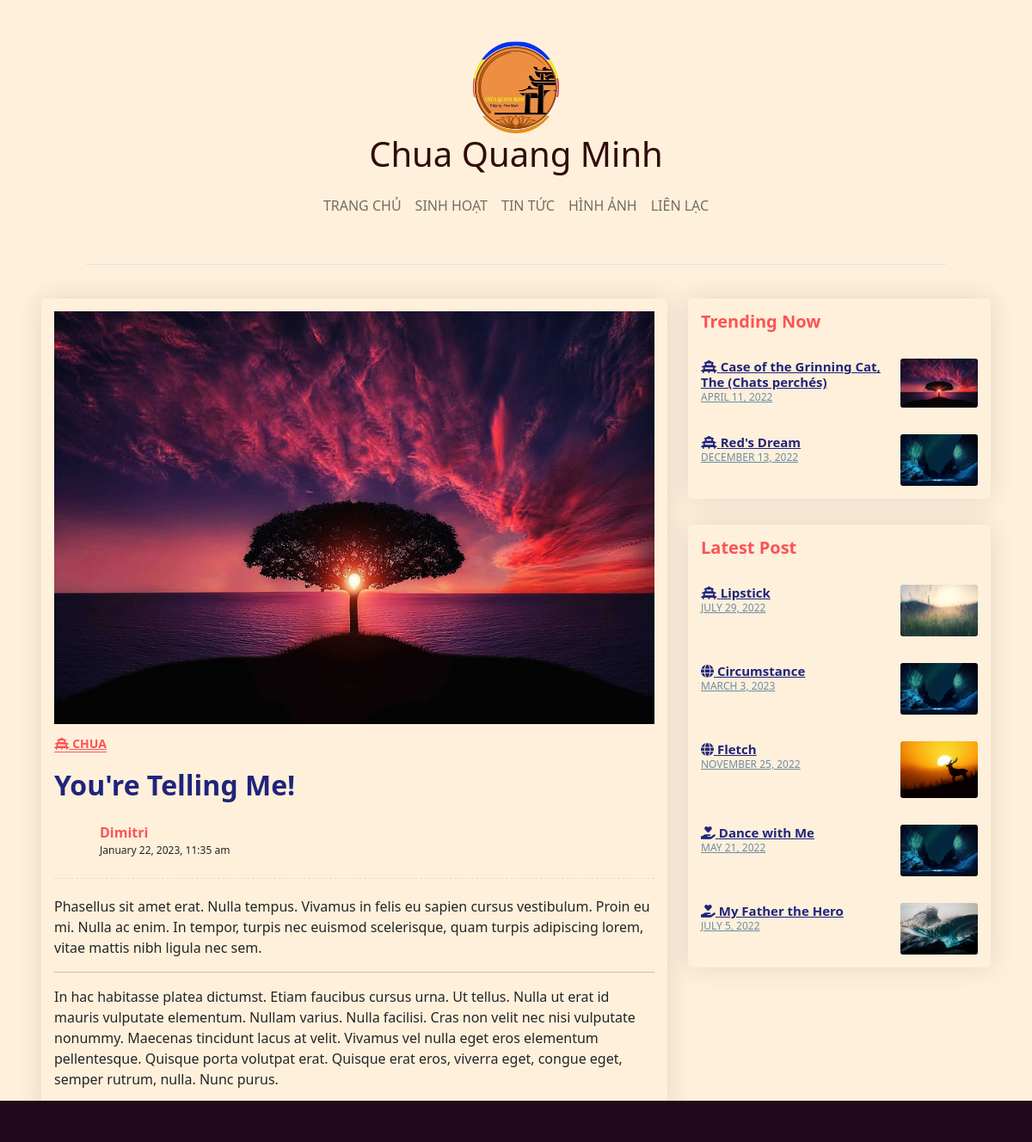
/article?newsID=7, run on the app's committed database.
### tables this page shows
CREATE TABLE News
(
    newsID      INT AUTO_INCREMENT NOT NULL PRIMARY KEY,
    title       VARCHAR(255),
    author      VARCHAR(255),
    description VARCHAR(255),
    paragraph   TEXT,
    timeUpdated TIMESTAMP,
    saveDraft   BOOLEAN,
    banner      VARCHAR(500),
    hitCount    INT(10),
    newsTypeID  INT                NOT NULL,
    FOREIGN KEY (newsTypeID) REFERENCES NewsType (newsTypeID)
);

CREATE TABLE NewsType
(
    newsTypeID INT AUTO_INCREMENT NOT NULL PRIMARY KEY,
    typeName   VARCHAR(255),
    icon       VARCHAR(255)
);

### model/ArticleModel.php (called while the page is built, shortened)
<?php
$newsID = $_GET['newsID'];
$getArticle  = "SELECT * FROM News n, NewsType nt WHERE n.newsTypeID = nt.newsTypeID AND  newsID = $newsID";
$allArticles = "SELECT * FROM News n, NewsType nt WHERE n.newsTypeID = nt.newsTypeID AND NOT newsID = $newsID ORDER BY RAND() LIMIT 5 ";
$treding = "SELECT * FROM News n, NewsType nt WHERE n.newsTypeID = nt.newsTypeID AND NOT newsID = $newsID ORDER BY hitCount desc LIMIT 2";

### controller/ArticleController.php (called while the page is built, shortened)
<?php
$articleResult = $conn->query($getArticle);
$allArcticles = $conn->query($allArticles);
$CounterResult = $conn->query($treding);
            ?>

### view/article.php (the view, shortened to what this page needs)
<?php
require("rootPath.php");
require $rootPath . "model/ArticleModel.php";
require $rootPath . "controller/ArticleController.php";
?>
<?php
while ($row = $articleResult->fetch(PDO::FETCH_ASSOC)) {
    ?>
    <div class="row align-items-start">
        <div class="col-lg-8 m-15px-tb">
            <article class="article">
                <div class="bg-image"
                     style="background-image: url('assets/banner/<?php echo $row['banner'] ?>');">
                </div>
                <div class="article-title">
                    <h6><a href="/news?action=news&newsTypeID=<?php echo $row['newsTypeID'] ?>"><i
                                    class="<?php echo $row['icon'] ?>"></i> <?php echo $row['typeName'] ?></a></h6>
                    <h2><?php echo $row['title'] ?></h2>
                    <div class="media">
                        <div class="avatar">
                        </div>
                        <div class="media-body">
                            <label><?php echo $row['author'] ?></label>
                            <span><?php
                                $today = date("F j, Y, g:i a", strtotime($row['timeUpdated']));
                                echo $today;
                                ?></span>
                        </div>
                    </div>
                </div>
                <div class="article-content">
                    <p><?php echo $row['description'] ?></p>
                    <hr>
                    <p><?php echo $row['paragraph'] ?></p>
                </div>
            </article>
        </div>
        <div class="col-lg-4 m-15px-tb blog-aside">
            <div class="widget widget-post">
                <div class="widget-title">
                    <h3>Trending Now</h3>
                </div>
                <div class="widget-body">
                    <?php
                    while ($row = $CounterResult->fetch(PDO::FETCH_ASSOC)) {
                        ?>
                        <div class="latest-post-aside media">
                            <div class="lpa-left media-body">
                                <div class="lpa-title">
                                    <h5><a href="/article?newsID=<?php echo $row['newsID']; ?>"><i
                                                    class="<?php echo $row['icon'] ?>"></i>
                                            <?php echo $row['title'] ?></a></h5>
                                </div>
                                <div class="lpa-meta">
                                    <a class="date" href="#">
                                        <?php
                                        $today = date("F j, Y", strtotime($row['timeUpdated']));
                                        echo $today;
                                        ?>
                                    </a>
                                </div>
                            </div>
                            <div class="lpa-right">
                                <a href="#">
                                    <img src="assets/banner/<?php echo $row['banner'] ?>" title="" alt="">
                                </a>
                            </div>
                        </div>
                    <?php } ?>
                </div>
            </div>
            <div class="widget widget-latest-post">
                <div class="widget-title">
                    <h3>Latest Post</h3>
                </div>
                <div class="widget-body">
                    <?php
                    while ($row = $allArcticles->fetch(PDO::FETCH_ASSOC)) {
                        ?>
                        <div class="latest-post-aside media">
                            <div class="lpa-left media-body">
                                <div class="lpa-title">
                                    <h5><a href="/article?newsID=<?php echo $row['newsID']; ?>"><i
                                                    class="<?php echo $row['icon'] ?>"></i>
                                            <?php echo $row['title'] ?></a></h5>
                                </div>
                                <div class="lpa-meta">
                                    <a class="date" href="#">
                                        <?php
                                        $today = date("F j, Y", strtotime($row['timeUpdated']));
                                        echo $today;
                                        ?>
                                    </a>
                                </div>
                            </div>
                            <div class="lpa-right">
                                <a href="#">
                                    <img src="assets/banner/<?php echo $row['banner'] ?>" title="" alt="">
                                </a>
                            </div>
                        </div>
                    <?php } ?>
                </div>
            </div>
        </div>
    </div>
<?php } ?>

### styles/index.css (style rules this page uses)
.blog-aside .widget { box-shadow: 0 0 30px rgba(31, 45, 61, 0.125); border-radius: 5px; overflow: hidden; margin-top: 15px; margin-bottom: 15px; width: 100%; display: inline-block; vertical-align: top; }
.blog-aside .widget-body { padding: 15px; }
.blog-aside .widget-title { padding: 15px; border-bottom: 1px solid #eee; }
.blog-aside .widget-title h3 { font-size: 20px; font-weight: 700; color: #fc5356; margin: 0; }
.blog-aside .latest-post-aside + .latest-post-aside { border-top: 1px solid #eee; padding-top: 15px; margin-top: 15px; }
.blog-aside .latest-post-aside .lpa-right { width: 90px; }
.blog-aside .latest-post-aside .lpa-right img { border-radius: 3px; }
.blog-aside .latest-post-aside .lpa-left { padding-right: 15px; }
.blog-aside .latest-post-aside .lpa-title h5 { margin: 0; font-size: 15px; }
.blog-aside .latest-post-aside .lpa-title a { color: #20247b; font-weight: 600; }
.blog-aside .latest-post-aside .lpa-meta a { color: #6F8BA4; font-size: 12px; text-transform: uppercase; display: inline-block; margin-right: 10px; }
.article { box-shadow: 0 0 30px rgba(31, 45, 61, 0.125); border-radius: 5px; overflow: hidden; padding: 15px; margin: 15px 0 30px; }
.article .article-title { padding: 15px 0 20px; }
.article .article-title h6 { font-size: 14px; font-weight: 700; margin-bottom: 20px; }
.article .article-title h6 a { text-transform: uppercase; color: #fc5356; border-bottom: 1px solid #fc5356; }
.article .article-title h2 { color: #20247b; font-weight: 600; }
.article .article-title .media { padding-top: 15px; border-bottom: 1px dashed #ddd; padding-bottom: 20px; }
.article .article-title .media .avatar { width: 45px; height: 45px; border-radius: 50%; overflow: hidden; }
.article .article-title .media .media-body { padding-left: 8px; }
.article .article-title .media .media-body label { font-weight: 600; color: #fc5356; margin: 0; }
.article .article-title .media .media-body span { display: block; font-size: 12px; }
img { max-width: 100%; }
img { vertical-align: middle; border-style: none; }
.bg-image { height: 30rem; object-fit: cover; background-size: 100% 100%; background-repeat: no-repeat; }

### data on the page
news: banner (picture), newsTypeID.typeName "CHUA", title "You're Telling Me!", author "Dimitri", timeUpdated "January 22, 2023, 11:35 am", description "Phasellus sit amet erat. Nulla tempus. Vivamus in felis eu sapien cursus vestibulum. Proin eu mi. Nulla ac enim. In tempor, turpis nec euismod scelerisque, quam turpis adipiscing lorem, vitae mattis nibh ligula nec sem.", paragraph "In hac habitasse platea dictumst. Etiam faucibus cursus urna. Ut tellus. Nulla ut erat id mauris vulputate elementum. Nullam varius. Nulla facilisi. Cras non velit nec nisi vulputate nonummy. Maecenas tincidunt lacus at velit. Vivamus vel nulla eget eros elementum pellentesque. Quisque porta volutpat erat. Quisque erat eros, viverra eget, congue eget, semper rutrum, nulla. Nunc purus."
news: title "Case of the Grinning Cat, The (Chats perchés)", timeUpdated "APRIL 11, 2022", banner (picture)
news: title "Red's Dream", timeUpdated "DECEMBER 13, 2022", banner (picture)
news: title "Lipstick", timeUpdated "JULY 29, 2022", banner (picture)
news: title "Circumstance", timeUpdated "MARCH 3, 2023", banner (picture)
news: title "Fletch", timeUpdated "NOVEMBER 25, 2022", banner (picture)
news: title "Dance with Me", timeUpdated "MAY 21, 2022", banner (picture)
news: title "My Father the Hero", timeUpdated "JULY 5, 2022", banner (picture)
